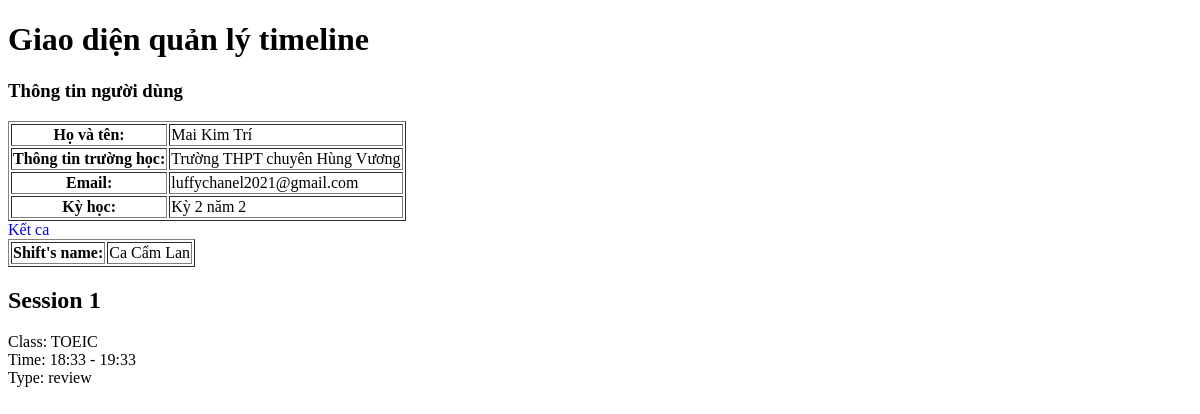
Screenshot of /todo/id=1/ with the database file from the repository.
### main_site/models.py (models this page shows, shortened)
class UserInfo(models.Model):
    name = models.CharField(max_length=50, verbose_name='Họ và tên')
    email = models.EmailField(unique=True, null=True, verbose_name='Email')
    phoneNumber = models.CharField(max_length=15, null=True, verbose_name='Số điện thoại')
    address = models.CharField(max_length=255, null=True, verbose_name='Địa chỉ')
    dob = models.DateField(verbose_name='Ngày sinh', null=True)
    school = models.CharField(max_length=50, null=True, verbose_name='Thông tin trường học')
    user = models.OneToOneField(User, on_delete=models.CASCADE, related_name='info', verbose_name='Tài khoản người dùng')

class Term(models.Model):
    name = models.CharField(max_length=50, verbose_name='Tên kỳ học')
    startDate = models.DateField(verbose_name='Ngày bắt đầu')
    endDate = models.DateField(verbose_name='Ngày kết thúc', null=True, blank=True)
    totalOfMonths = models.IntegerField(verbose_name='Tổng số tháng dự kiến cho học kỳ')
    user = models.ForeignKey(User,on_delete=models.CASCADE,verbose_name='Thông tin người dùng')

class Shift(models.Model):
    name = models.CharField(max_length=50, verbose_name='Name of Shift ')
    startTime = models.DateTimeField(auto_now_add=True, verbose_name='Start time of Shift')
    endTime = models.DateTimeField(null=True, blank=True, verbose_name='End time of Shift')
    status = models.BooleanField(default=False, verbose_name='Status')
    user = models.ForeignKey(User, on_delete=models.CASCADE, verbose_name='User of this Shift', null=True)

class Session(models.Model):
    TYPE_CHOICES = (
        ('learn','learn'),
        ('review','review'),
        ('practice','practice')
    )
    startTime = models.DateTimeField(verbose_name='Start Time')
    endTime = models.DateTimeField(verbose_name='End Time')
    type = models.CharField(max_length=10,choices=TYPE_CHOICES, default='learn')
    note = models.TextField(verbose_name="Note",null=True, blank=True)
    shift = models.ForeignKey(Shift,on_delete=models.CASCADE, null=True, blank=True, verbose_name='Shift for this Session')
    classObj = models.ForeignKey(Class, on_delete=models.CASCADE, null=True, blank=True, verbose_name='Class in this session')
    subject = models.ForeignKey(Subject, on_delete=models.CASCADE, null=True, blank=True, verbose_name='Subject in this session')
    chapter = models.ManyToManyField(Chapter,blank=True, verbose_name="Chapter in this session")

class Class(models.Model):
    STATUS_CHOICES = (
        ('active','active'),
        ('upcoming','upcoming'),
        ('completed','completed'),
    )
    name = models.CharField(max_length=50, verbose_name='Tên lớp')
    startDate = models.DateField(verbose_name='Thời gian mở lớp', null=True)
    endDate = models.DateField(verbose_name='Thời gian đóng lớp', null=True)
    status = models.CharField(max_length=10, choices=STATUS_CHOICES, default='upcoming')
    maxOfDay = models.IntegerField(verbose_name='Số lượng ngày học tối đa trong kỳ', default=50)
    maxOfSessionsInDay = models.IntegerField(verbose_name="Số lượng buổi học tối đa trong ngày", default=2)
    term = models.ForeignKey(Term, on_delete=models.CASCADE, verbose_name='Thông tin kỳ học')

### main_site/views.py (the view)
# urls.py: path('todo/id=<int:id>/', views.get_todolist, name='todolist'),
def get_todolist(request, id):
    user = User.objects.filter(id=id).first()
    user_inf = UserInfo.objects.filter(user=user).first()
    term = Term.objects.filter(user=user).first()
    shift = Shift.objects.filter(status=False, user=user).first()
    sessions = Session.objects.filter(shift=shift)
    context = {
        'user':user,
        'user_inf': user_inf,
        'term':term,
        'shift':shift,
        'sessions':sessions,
        }
    return render(request, 'page/todolist.html', context)

### main_site/templates/page/todolist.html (shortened to what this page needs)
{% extends "base/base.html" %}
{% block content %}
    <h1>Giao diện quản lý timeline</h1>
    <h3>Thông tin người dùng</h3>
    <table border="1px">
        <tr>
            <th>Họ và tên:</th>
            <td>{{user_inf.name}}</td>
        </tr>
        <tr>
            <th>Thông tin trường học:</th>
            <td>{{user_inf.school}}</td>
        </tr>
        <tr>
            <th>Email:</th>
            <td>{{user_inf.email}}</td>
        </tr>
        <tr>
            <th>Kỳ học:</th>
            <td>{{term.name}}</td>
        </tr>
    </table>
    <a href="{% url 'close_shift' id=user.id %}">Kết ca</a>
    <table border="1px">
        <tr>
            <th>
                Shift's name:
            </th>
            <td>
                {{shift.name}}
            </td>
        </tr>
    </table>
    {% for session in sessions %}
    <div class="Session{{forloop.counter}}">
        <h2>Session {{forloop.counter}}</h2>
        <div>
            Class: {{session.classObj.name}}
        </div>
        <div>
            Time: {{session.startTime|date:"H:i"}} - {{session.endTime|date:"H:i"}}
        </div>
        <div>
            Type: {{session.type}}
        </div>
    </div>
    {% endfor %}
{% endblock content %}

### static/css/base.css (style rules this page uses)
a { text-decoration: none !important; }

### rows the page displays
UserInfo: name "Mai Kim Trí", school "Trường THPT chuyên Hùng Vương", email "luffychanel2021@gmail.com"
Term: name "Kỳ 2 năm 2"
Shift: name "Ca Cẩm Lan"
Session: classObj.name "TOEIC", startTime "18:33", endTime "19:33", type "review"
